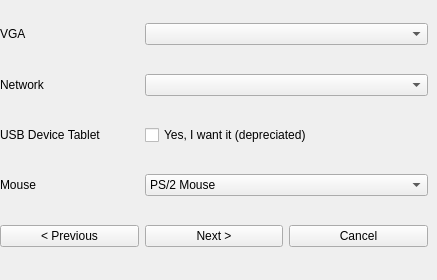
     <widget class="QWidget" name="page_23">
      <widget class="QWidget" name="gridLayoutWidget_22">
       <property name="geometry">
        <rect>
         <x>0</x>
         <y>0</y>
         <width>428</width>
         <height>271</height>
        </rect>
       </property>
       <layout class="QGridLayout" name="gridLayout_22">
        <item row="4" column="1">
         <widget class="QPushButton" name="pushButton_67">
          <property name="text">
           <string>Next &gt;</string>
          </property>
         </widget>
        </item>
        <item row="0" column="0">
         <widget class="QLabel" name="label_60">
          <property name="text">
           <string>VGA</string>
          </property>
         </widget>
        </item>
        <item row="2" column="0">
         <widget class="QLabel" name="label_61">
          <property name="text">
           <string>USB Device Tablet</string>
          </property>
         </widget>
        </item>
        <item row="1" column="0">
         <widget class="QLabel" name="label_62">
          <property name="text">
           <string>Network</string>
          </property>
         </widget>
        </item>
        <item row="4" column="0">
         <widget class="QPushButton" name="pushButton_68">
          <property name="text">
           <string>&lt; Previous</string>
          </property>
         </widget>
        </item>
        <item row="4" column="2">
         <widget class="QPushButton" name="pushButton_69">
          <property name="text">
           <string>Cancel</string>
          </property>
         </widget>
        </item>
        <item row="3" column="0">
         <widget class="QLabel" name="label_63">
          <property name="text">
           <string>Mouse</string>
          </property>
         </widget>
        </item>
        <item row="0" column="1" colspan="2">
         <widget class="QComboBox" name="comboBox_36">
          <property name="placeholderText">
           <string>(Please select a graphics adapter)</string>
          </property>
          <item>
           <property name="text">
            <string>Let QEMU decide</string>
           </property>
          </item>
          <item>
           <property name="text">
            <string>none</string>
           </property>
          </item>
          <item>
           <property name="text">
            <string>std</string>
           </property>
          </item>
          <item>
           <property name="text">
            <string>vmware</string>
           </property>
          </item>
          <item>
           <property name="text">
            <string>xenfb</string>
           </property>
          </item>
          <item>
           <property name="text">
            <string>qxl</string>
           </property>
          </item>
          <item>
           <property name="text">
            <string>virtio</string>
           </property>
          </item>
          <item>
           <property name="text">
            <string>virtio-gpu-pci</string>
           </property>
          </item>
          <item>
           <property name="text">
            <string>cirrus</string>
           </property>
          </item>
          <item>
           <property name="text">
            <string>cg3</string>
           </property>
          </item>
         </widget>
        </item>
        <item row="1" column="1" colspan="2">
         <widget class="QComboBox" name="comboBox_37">
          <property name="placeholderText">
           <string>(Please select a network adapter)</string>
          </property>
          <item>
           <property name="text">
            <string>e1000</string>
           </property>
          </item>
          <item>
           <property name="text">
            <string>e1000-82544gc</string>
           </property>
          </item>
          <item>
           <property name="text">
            <string>e1000-82545em</string>
           </property>
          </item>
          <item>
           <property name="text">
            <string>e1000e</string>
           </property>
          </item>
          <item>
           <property name="text">
            <string>i82550</string>
           </property>
          </item>
          <item>
           <property name="text">
            <string>i82551</string>
           </property>
          </item>
          <item>
           <property name="text">
            <string>i82557a</string>
           </property>
          </item>
          <item>
           <property name="text">
            <string>i82557b</string>
           </property>
          </item>
          <item>
           <property name="text">
            <string>i82557c</string>
           </property>
          </item>
          <item>
           <property name="text">
            <string>i82558a</string>
           </property>
          </item>
          <item>
           <property name="text">
            <string>i82558b</string>
           </property>
          </item>
          <item>
           <property name="text">
            <string>i82559a</string>
           </property>
          </item>
          <item>
           <property name="text">
            <string>i82559b</string>
           </property>
          </item>
          <item>
           <property name="text">
            <string>i82559c</string>
           </property>
          </item>
          <item>
           <property name="text">
            <string>i82559er</string>
           </property>
          </item>
          <item>
           <property name="text">
            <string>i82562</string>
           </property>
          </item>
          <item>
           <property name="text">
            <string>i82801</string>
           </property>
          </item>
          <item>
           <property name="text">
            <string>ne2k_pci</string>
           </property>
          </item>
          <item>
           <property name="text">
            <string>pcnet</string>
           </property>
          </item>
          <item>
           <property name="text">
            <string>rtl8139</string>
           </property>
          </item>
          <item>
           <property name="text">
            <string>tulip</string>
           </property>
          </item>
          <item>
           <property name="text">
            <string>virtio-net</string>
           </property>
          </item>
          <item>
           <property name="text">
            <string>virtio-net-device</string>
           </property>
          </item>
          <item>
           <property name="text">
            <string>virtio-net-pci</string>
           </property>
          </item>
          <item>
           <property name="text">
            <string>virtio-net-pci-non-transitional</string>
           </property>
          </item>
          <item>
           <property name="text">
            <string>virtio-net-pci-transitional</string>
           </property>
          </item>
          <item>
           <property name="text">
            <string>vmxnet3</string>
           </property>
          </item>
          <item>
           <property name="text">
            <string>dp83932</string>
           </property>
          </item>
          <item>
           <property name="text">
            <string>lance</string>
           </property>
          </item>
          <item>
           <property name="text">
            <string>none</string>
           </property>
          </item>
         </widget>
        </item>
        <item row="3" column="1" colspan="2">
         <widget class="QComboBox" name="comboBox_38">
          <item>
           <property name="text">
            <string>PS/2 Mouse</string>
           </property>
          </item>
          <item>
           <property name="text">
            <string>USB Mouse</string>
           </property>
          </item>
          <item>
           <property name="text">
            <string>USB Tablet Device</string>
           </property>
          </item>
         </widget>
        </item>
        <item row="2" column="1" colspan="2">
         <widget class="QCheckBox" name="checkBox_4">
          <property name="text">
           <string>Yes, I want it (depreciated)</string>
          </property>
         </widget>
        </item>
       </layout>
      </widget>
     </widget>
